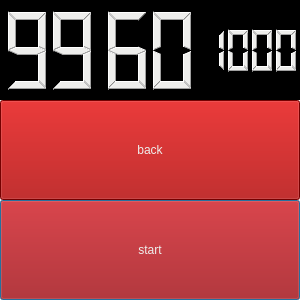
<?xml version="1.0" encoding="UTF-8"?>
<ui version="4.0">
 <class>Dialog</class>
 <widget class="QDialog" name="Dialog">
  <property name="geometry">
   <rect>
    <x>0</x>
    <y>0</y>
    <width>300</width>
    <height>300</height>
   </rect>
  </property>
  <property name="windowTitle">
   <string>Dialog</string>
  </property>
  <widget class="QLCDNumber" name="minutes">
   <property name="geometry">
    <rect>
     <x>0</x>
     <y>0</y>
     <width>100</width>
     <height>100</height>
    </rect>
   </property>
   <property name="styleSheet">
    <string notr="true">background-color: rgb(0, 0, 0);
color: rgb(238, 238, 236);</string>
   </property>
   <property name="digitCount">
    <number>2</number>
   </property>
   <property name="intValue" stdset="0">
    <number>99</number>
   </property>
  </widget>
  <widget class="QLCDNumber" name="Mseconds">
   <property name="geometry">
    <rect>
     <x>200</x>
     <y>0</y>
     <width>100</width>
     <height>100</height>
    </rect>
   </property>
   <property name="styleSheet">
    <string notr="true">background-color: rgb(0, 0, 0);
color: rgb(238, 238, 236);</string>
   </property>
   <property name="digitCount">
    <number>4</number>
   </property>
   <property name="intValue" stdset="0">
    <number>1000</number>
   </property>
  </widget>
  <widget class="QLCDNumber" name="seconds">
   <property name="geometry">
    <rect>
     <x>100</x>
     <y>0</y>
     <width>100</width>
     <height>100</height>
    </rect>
   </property>
   <property name="styleSheet">
    <string notr="true">background-color: rgb(0, 0, 0);
color: rgb(238, 238, 236);</string>
   </property>
   <property name="digitCount">
    <number>2</number>
   </property>
   <property name="intValue" stdset="0">
    <number>60</number>
   </property>
  </widget>
  <widget class="QPushButton" name="Button">
   <property name="geometry">
    <rect>
     <x>0</x>
     <y>200</y>
     <width>300</width>
     <height>100</height>
    </rect>
   </property>
   <property name="styleSheet">
    <string notr="true">color: rgb(238, 238, 236);
background-color: rgb(164, 0, 0);</string>
   </property>
   <property name="text">
    <string>start</string>
   </property>
  </widget>
  <widget class="QPushButton" name="back">
   <property name="geometry">
    <rect>
     <x>0</x>
     <y>100</y>
     <width>300</width>
     <height>100</height>
    </rect>
   </property>
   <property name="styleSheet">
    <string notr="true">color: rgb(238, 238, 236);
background-color: rgb(164, 0, 0);</string>
   </property>
   <property name="text">
    <string>back</string>
   </property>
  </widget>
 </widget>
 <resources/>
 <connections/>
</ui>
